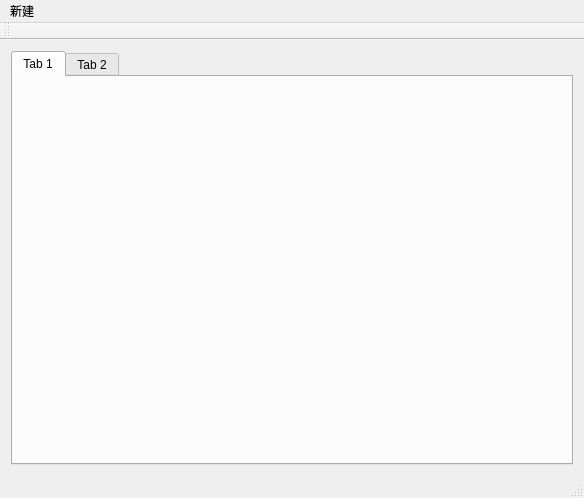
<?xml version="1.0" encoding="UTF-8"?>
<ui version="4.0">
 <class>makeUserLicClass</class>
 <widget class="QMainWindow" name="makeUserLicClass">
  <property name="geometry">
   <rect>
    <x>0</x>
    <y>0</y>
    <width>584</width>
    <height>498</height>
   </rect>
  </property>
  <property name="windowTitle">
   <string>授权管理工具</string>
  </property>
  <widget class="QWidget" name="widget">
   <property name="contextMenuPolicy">
    <enum>Qt::NoContextMenu</enum>
   </property>
   <layout class="QVBoxLayout" name="verticalLayout">
    <item>
     <widget class="QTabWidget" name="tabWidget">
      <property name="currentIndex">
       <number>0</number>
      </property>
      <widget class="QWidget" name="tab">
       <attribute name="title">
        <string>Tab 1</string>
       </attribute>
      </widget>
      <widget class="QWidget" name="tab_2">
       <attribute name="title">
        <string>Tab 2</string>
       </attribute>
      </widget>
     </widget>
    </item>
   </layout>
  </widget>
  <widget class="QMenuBar" name="menuBar">
   <property name="geometry">
    <rect>
     <x>0</x>
     <y>0</y>
     <width>584</width>
     <height>23</height>
    </rect>
   </property>
   <widget class="QMenu" name="menu">
    <property name="title">
     <string>新建</string>
    </property>
    <addaction name="actionSoft"/>
    <addaction name="actionLic"/>
   </widget>
   <addaction name="menu"/>
  </widget>
  <widget class="QToolBar" name="mainToolBar">
   <attribute name="toolBarArea">
    <enum>TopToolBarArea</enum>
   </attribute>
   <attribute name="toolBarBreak">
    <bool>false</bool>
   </attribute>
  </widget>
  <widget class="QStatusBar" name="statusBar"/>
  <action name="actionSoft">
   <property name="text">
    <string>产品</string>
   </property>
  </action>
  <action name="actionLic">
   <property name="text">
    <string>授权</string>
   </property>
  </action>
 </widget>
 <layoutdefault spacing="6" margin="11"/>
 <resources>
  <include location="makeuserlic.qrc"/>
 </resources>
 <connections/>
</ui>
